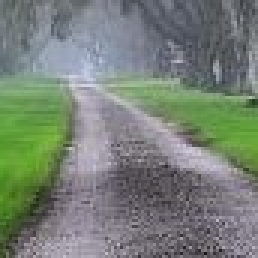
#> input picture ML/HOG/test0.jpg, 86 x 86 px (shown 3 times larger)
$ python HOG.py   (Python 2 division)
#> lines starting #> are read from the running program, lines starting #| are printed output that depends on the picture
import Image
import matplotlib.pyplot as plt
import numpy as np
import math

#Open image file
img = Image.open('test0.jpg')
#> img is the input picture: PIL image 86x86 RGB; mean R, G, B 119.2, 128.9, 118.9
img = img.convert('L')
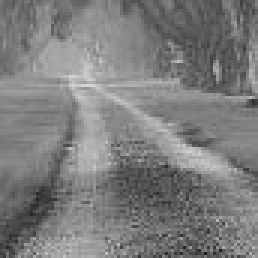
#> img: PIL image 86x86 L (shown 3 times larger); min 23, max 213, mean 124.8
img = np.asarray(img)
#> (the run stopped early here; a loop or call above may not have finished)
